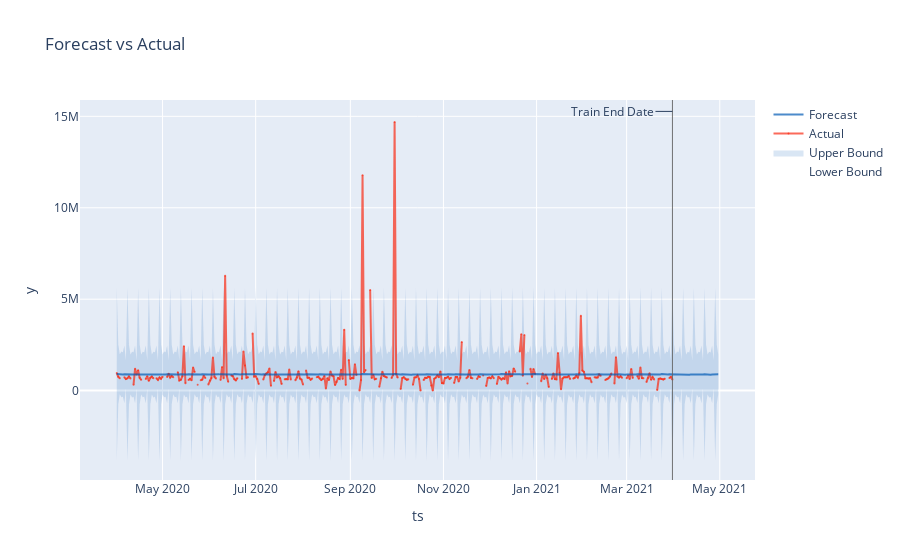

Source (notebook cell):
### Code cell
forecast = result.forecast
fig = forecast.plot()
iplot(fig)

### Figure 1 — Plotly figure (JSON) as saved in the notebook; plotly's stock layout.template omitted (floating-point values rounded to 4 significant figures; data arrays with more than 128 entries replaced by an {"elided": "..."} marker saying what was removed)
{"data": [{"legendgroup": "interval", "line": {"color": "rgba(0, 90, 181, 0.5)", "width": 0}, "mode": "lines", "name": "Lower Bound", "type": "scatter", "x": {"elided": "395 str values"}, "y": {"elided": "395 float values"}}, {"fill": "tonexty", "fillcolor": "rgba(0, 90, 181, 0.15)", "legendgroup": "interval", "line": {"color": "rgba(0, 90, 181, 0.5)", "width": 0}, "mode": "lines", "name": "Upper Bound", "type": "scatter", "x": {"elided": "395 str values"}, "y": {"elided": "395 float values"}}, {"line": {"color": "rgba(250, 43, 20, 0.7)"}, "marker": {"color": "rgba(250, 43, 20, 0.7)", "size": 2}, "mode": "lines+markers", "name": "Actual", "opacity": 1, "type": "scatter", "x": {"elided": "395 str values"}, "y": {"elided": "395 float values"}}, {"line": {"color": "rgba(0, 90, 181, 0.7)", "dash": "solid"}, "name": "Forecast", "type": "scatter", "x": {"elided": "395 str values"}, "y": {"elided": "395 float values"}}], "layout": {"annotations": [{"arrowhead": 0, "ax": -60, "ay": 0, "showarrow": true, "text": "Train End Date", "x": "2021-03-31T00:00:00", "xref": "x", "y": 0.97, "yref": "paper"}], "legend": {"traceorder": "reversed"}, "shapes": [{"line": {"color": "rgba(100, 100, 100, 0.9)", "width": 1}, "type": "line", "x0": "2021-03-31T00:00:00", "x1": "2021-03-31T00:00:00", "xref": "x", "y0": 0, "y1": 1, "yref": "paper"}], "showlegend": true, "title": {"text": "Forecast vs Actual"}, "xaxis": {"title": {"text": "ts"}}, "yaxis": {"title": {"text": "y"}}}}
